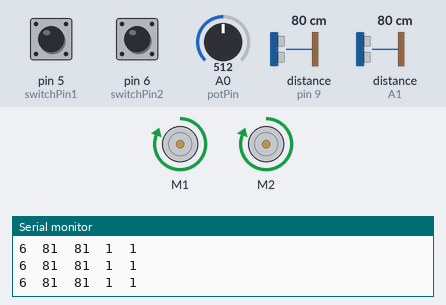
The sketch below on a simulated Arduino Uno, built with avr-gcc and run on an emulated ATmega328P. On the bench: 2 × DC motor (green arrow = forward, orange = backward, longer = faster), the last lines printed to the serial monitor. The inputs (shaded band) are chosen by the test bench; at power-on: distance to the obstacle (sensors on pin 9, A1) 80 cm, A0 (potPin) = 512, pin 5 (switchPin1) HIGH, pin 6 (switchPin2) HIGH. The echo pulse lasts 58.3 µs per cm.

Above: at 1.2 s.
1.3 s: distance to the obstacle (sensor on pin 9) set to 8 cm
4.3 s: distance to the obstacle (sensor on pin 9) set to 5 cm
At 4.6 s:
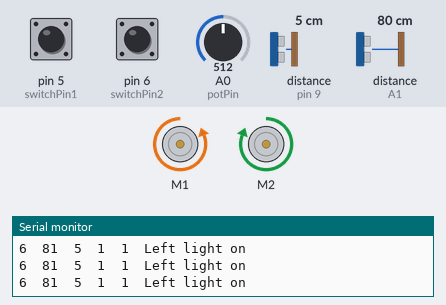
5.8 s: distance to the obstacle (sensor on A1) set to 8 cm
7.3 s: distance to the obstacle (sensor on A1) set to 5 cm
At 7.7 s:
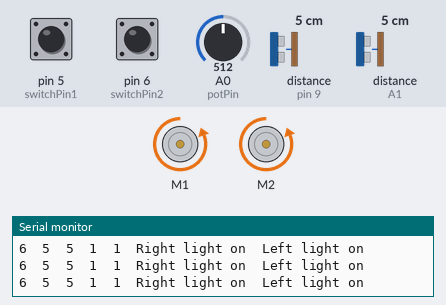
8.8 s: distance to the obstacle (sensor on pin 9) set to 9 cm
At 9.5 s:
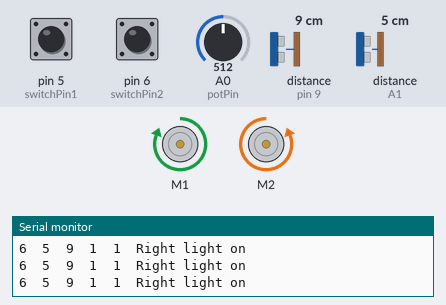
10.3 s: A0 (potPin) set to 887
13.3 s: A0 (potPin) set to 911
At 14.2 s:
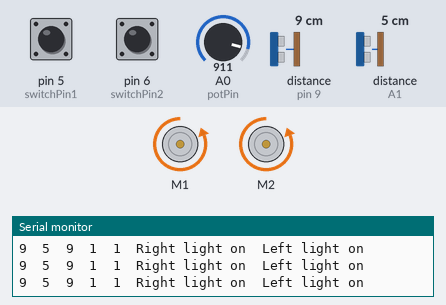
Timing chart, 0 to 16.3 s (numbered marks = the images above; inputs shaded):
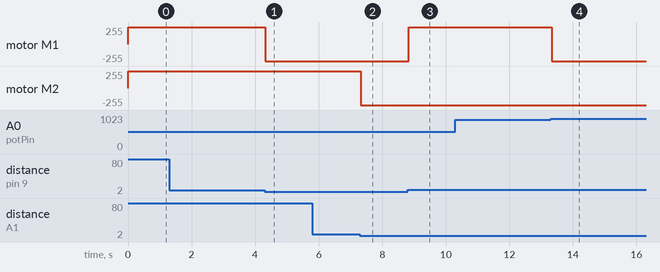

The sketch:

LED_Ultrasonic_Limit_Switch_Control.ino
```cpp
//Include libraries
#include <NewPing.h>
#include <AFMotor.h>

//Create motors
AF_DCMotor leftLED(1);
AF_DCMotor rightLED(2);

//Create data variables
int potVal = 0;
int maxDist = 0;
int potPin = A0;
int sonar1avg = 0;
int sonar2avg = 0;
int avgCount = 6;
int i = 0;
int minDist = 2;
int switchPin1 = 5;
int switchPin2 = 6;
boolean switch1 = false;
boolean switch2 = false;

//Create new sonars
//NewPing sonar(TRIGGER_PIN, ECHO_PIN, MAX_DISTANCE)
NewPing sonar1(A2,A1,100);
NewPing sonar2(10,9,100);
void setup() {
  //Set speed
  leftLED.setSpeed(255);
  rightLED.setSpeed(255);

  //Start Serial
  Serial.begin(9600);
  Serial.println("Initialized");

  //Set pin modes
  pinMode(potPin, INPUT);
  pinMode(switchPin1, INPUT);
  pinMode(switchPin2, INPUT);
}

void loop() {
  //Reset averages
  sonar1avg = 0;
  sonar2avg = 0;

  //Get data
  switch1 = digitalRead(switchPin1);
  switch2 = digitalRead(switchPin2);

  sonar1avg = sonar1.ping_cm();
  sonar2avg = sonar2.ping_cm();

  potVal = analogRead(potPin);
  maxDist = map(potVal, 0, 1023, 2, 10);

  //Change 0's to 6's
  if(sonar1avg < minDist){
    sonar1avg = 100;
  }
  if(sonar2avg < minDist){
    sonar2avg = 100;
  }

  // Print diagnostic data
  Serial.print(maxDist);
  Serial.print("\t");
  Serial.print(sonar1avg);
  Serial.print("\t");
  Serial.print(sonar2avg);
  Serial.print("\t");
  Serial.print(switch1);
  Serial.print("\t");
  Serial.print(switch2);
  Serial.print("\t");

  //Detect objects
  if(sonar1avg <= maxDist || switch2 == false){
    //Turn the LED's on
    rightLED.run(BACKWARD);
    Serial.print("Right light on");
    Serial.print("\t");
  }
  else{
    rightLED.run(FORWARD);
  }
  if(sonar2avg <= maxDist || switch1 == false){
    //Turn the LED's on
    leftLED.run(BACKWARD);
    Serial.print("Left light on");
  }
  else{
    leftLED.run(FORWARD);
  }

  //Print new line
  Serial.print("\n");
}
```

Measured:
- the behaviour switches between 7 and 6 cm on distance to the obstacle (sensor on pin 9) (found by bisection; images 0 and 1)
- the behaviour switches between 7 and 6 cm on distance to the obstacle (sensor on A1) (found by bisection; images 1 and 2)
- the behaviour switches between 895 and 896 on A0 (potPin) (found by bisection; images 3 and 4)
- after the input at 4.3 s, motor M1: forward 255/255 → backward 255/255 at once
- after the input at 7.3 s, motor M2: forward 255/255 → backward 255/255 at once
- after the input at 8.8 s, motor M1: backward 255/255 → forward 255/255 at once
- after the input at 13.3 s, motor M1: forward 255/255 → backward 255/255 at once
